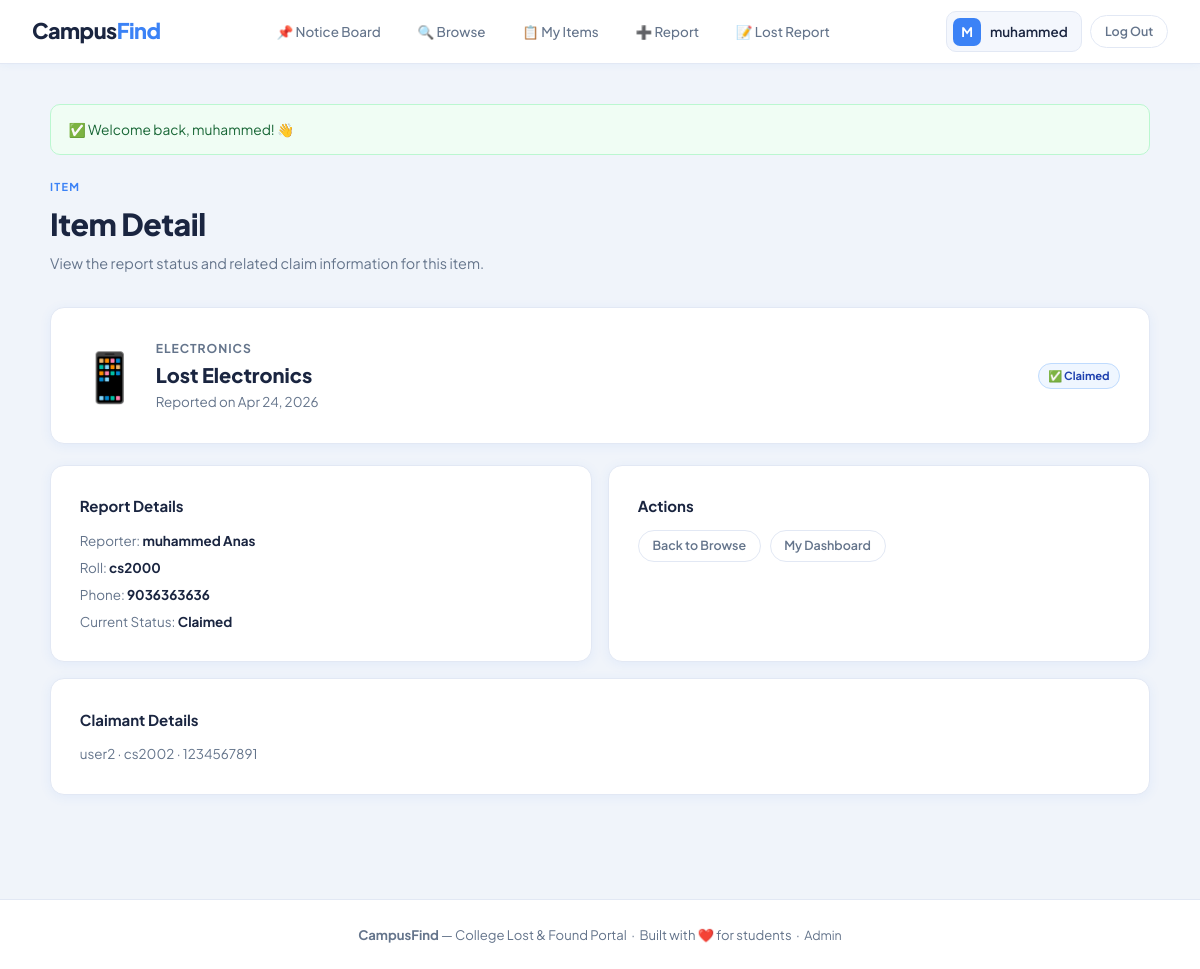
Page /pages/item-detail.php?id=1 (signed in) on the committed database.
### tables this page shows
CREATE TABLE `users` (
  `id` int(11) NOT NULL,
  `name` varchar(100) NOT NULL,
  `email` varchar(100) NOT NULL,
  `phone` varchar(20) NOT NULL,
  `roll_number` varchar(20) NOT NULL,
  `department` varchar(50) NOT NULL,
  `password` varchar(255) NOT NULL,
  `joined_at` datetime DEFAULT current_timestamp()
);

CREATE TABLE `items` (
  `id` int(11) NOT NULL,
  `category` varchar(50) NOT NULL,
  `status` enum('lost','claimed','found') DEFAULT 'lost',
  `reported_by` int(11) NOT NULL,
  `claimed_by` int(11) DEFAULT NULL,
  `claim_pending` int(11) DEFAULT NULL,
  `created_at` datetime DEFAULT current_timestamp(),
  `updated_at` datetime DEFAULT current_timestamp() ON UPDATE current_timestamp()
);

### pages/item-detail.php (the view, shortened to what this page needs)
<?php
require_once __DIR__ . '/../includes/header.php';
$itemId = intval($_GET['id'] ?? 0);
$stmt = $pdo->prepare('
    SELECT i.*, u.name AS reporter_name, u.phone AS reporter_phone, u.roll_number AS reporter_roll
    FROM items i
    JOIN users u ON i.reported_by = u.id
    WHERE i.id = ?
');
$stmt->execute([$itemId]);
$item = $stmt->fetch();
$isOwner = intval($item['reported_by']) === intval($_SESSION['user_id']);
$isPendingClaimant = !empty($item['claim_pending']) && intval($item['claim_pending']) === intval($_SESSION['user_id']);
$claimant = null;
if (!empty($item['claimed_by'])) {
    $cStmt = $pdo->prepare('SELECT name, phone, roll_number FROM users WHERE id = ?');
    $cStmt->execute([$item['claimed_by']]);
    $claimant = $cStmt->fetch();
}
?>
<div class="page-hdr">
  <div class="page-tag">Item</div>
  <h1>Item Detail</h1>
  <p>View the report status and related claim information for this item.</p>
</div>
<div class="card" style="margin-bottom:1.3rem">
  <div style="display:flex;align-items:center;gap:1rem;flex-wrap:wrap">
    <div style="font-size:3rem"><?= getCategoryEmoji($item['category']) ?></div>
    <div>
      <div style="font-size:.76rem;letter-spacing:.08em;text-transform:uppercase;color:var(--muted);font-weight:700"><?= htmlspecialchars($item['category']) ?></div>
      <h2 style="font-size:1.25rem;font-weight:800">Lost <?= htmlspecialchars($item['category']) ?></h2>
      <div class="text-sm text-muted">Reported on <?= date('M j, Y', strtotime($item['created_at'])) ?></div>
    </div>
    <div style="margin-left:auto">
      <?php if ($item['status'] === 'lost'): ?>
        <span class="badge badge-lost">🔴 Lost</span>
      <?php elseif ($item['status'] === 'claimed'): ?>
        <span class="badge badge-claimed">✅ Claimed</span>
      <?php else: ?>
        <span class="badge badge-found">🟢 Found</span>
      <?php endif; ?>
    </div>
  </div>
</div>
<div style="display:grid;grid-template-columns:1fr 1fr;gap:1rem">
  <div class="card">
    <div style="font-weight:700;margin-bottom:.7rem">Report Details</div>
    <div class="text-sm text-muted" style="display:flex;flex-direction:column;gap:.35rem">
      <div>Reporter: <strong style="color:var(--text)"><?= htmlspecialchars($item['reporter_name']) ?></strong></div>
      <div>Roll: <strong style="color:var(--text)"><?= htmlspecialchars($item['reporter_roll']) ?></strong></div>
      <?php if ($isOwner || $isPendingClaimant || ($item['status'] === 'claimed' && $claimant && intval($item['claimed_by']) === intval($_SESSION['user_id']))): ?>
        <div>Phone: <strong style="color:var(--text)"><?= htmlspecialchars($item['reporter_phone']) ?></strong></div>
      <?php endif; ?>
      <div>Current Status: <strong style="color:var(--text)"><?= htmlspecialchars(ucfirst($item['status'])) ?></strong></div>
    </div>
  </div>
  <div class="card">
    <div style="font-weight:700;margin-bottom:.7rem">Actions</div>
    <div style="display:flex;gap:.55rem;flex-wrap:wrap">
      <a href="/campusfind/pages/home.php" class="btn btn-ghost btn-sm">Back to Browse</a>
      <a href="/campusfind/pages/dashboard.php" class="btn btn-ghost btn-sm">My Dashboard</a>
    </div>
  </div>
</div>
<?php if ($claimant && $isOwner): ?>
  <div class="card" style="margin-top:1rem">
    <div style="font-weight:700;margin-bottom:.7rem">Claimant Details</div>
    <div class="text-sm text-muted">
      <?= htmlspecialchars($claimant['name']) ?> · <?= htmlspecialchars($claimant['roll_number']) ?> · <?= htmlspecialchars($claimant['phone']) ?>
    </div>
  </div>
<?php endif; ?>
<?php require_once __DIR__ . '/../includes/footer.php'; ?>

### includes/header.php (shortened to what this page needs)
<?php
require_once __DIR__ . '/../config/db.php';
$currentUser = null;
if (isLoggedIn()) {
    $stmt = $pdo->prepare('SELECT * FROM users WHERE id = ?');
    $stmt->execute([$_SESSION['user_id']]);
    $currentUser = $stmt->fetch();
}
$currentPage = basename($_SERVER['PHP_SELF']);
?>
<!DOCTYPE html>
<html lang="en">
<head>
  <link rel="stylesheet" href="/campusfind/assets/css/style.css"/>
</head>
<body>
<nav class="nav">
  <a href="/campusfind/pages/home.php" class="nav-logo">Campus<span>Find</span></a>
  <div class="nav-links">
    <?php if ($currentUser): ?>
      <a href="/campusfind/pages/notice-board.php" class="nav-link <?= $currentPage === 'notice-board.php' ? 'active' : '' ?>">📌 Notice Board</a>
      <a href="/campusfind/pages/home.php"      class="nav-link <?= $currentPage === 'home.php'      ? 'active' : '' ?>">🔍 Browse</a>
      <a href="/campusfind/pages/dashboard.php" class="nav-link <?= $currentPage === 'dashboard.php' ? 'active' : '' ?>">📋 My Items</a>
      <a href="/campusfind/items/report.php"    class="nav-link <?= $currentPage === 'report.php'    ? 'active' : '' ?>">➕ Report</a>
      <a href="/campusfind/items/report-lost.php" class="nav-link <?= $currentPage === 'report-lost.php' ? 'active' : '' ?>">📝 Lost Report</a>
    <?php endif; ?>
  </div>
  <?php if ($currentUser): ?>
  <div class="flex gap-sm" style="align-items:center">
    <div class="nav-user">
      <div class="nav-avatar"><?= strtoupper(substr($currentUser['name'], 0, 1)) ?></div>
      <span style="font-weight:600;font-size:.84rem"><?= htmlspecialchars(explode(' ', $currentUser['name'])[0]) ?></span>
    </div>
    <a href="/campusfind/auth/logout.php" class="btn btn-ghost btn-sm">Log Out</a>
  </div>
  <?php endif; ?>
</nav>
<div class="container page-wrap">

### assets/css/style.css (style rules this page uses)
:root { --bg: #F0F4FA; --surface: #FFFFFF; --surface2: #F4F7FD; --accent: #3B82F6; --accent2: #2563EB; --text: #1A2540; --muted: #64748B; --border: #E2E8F4; --green: #22C55E; --red: #EF4444; --yellow: #F59E0B; --purple: #8B5CF6; --shadow: 0 2px 12px rgba(59,130,246,0.08); --shadow-md:0 4px 24px rgba(59,130,246,0.12); --radius: 14px; }
*, *::before, *::after { box-sizing: border-box; margin: 0; padding: 0; }
body { font-family: 'Plus Jakarta Sans', sans-serif; background: var(--bg); color: var(--text); min-height: 100vh; font-size: 15px; line-height: 1.6; }
a { color: var(--accent); text-decoration: none; transition: color .2s; }
.nav { background: rgba(255,255,255,.96); backdrop-filter: blur(16px); border-bottom: 1px solid var(--border); box-shadow: 0 1px 8px rgba(59,130,246,.06); position: sticky; top: 0; z-index: 100; height: 64px; display: flex; align-items: center; justify-content: space-between; padding: 0 2rem; }
.nav-logo { font-weight: 800; font-size: 1.35rem; color: var(--text); letter-spacing: -.5px; }
.nav-logo span { color: var(--accent); }
.nav-links { display: flex; align-items: center; gap: .5rem; }
.nav-link { padding: .38rem .9rem; border-radius: 999px; font-size: .84rem; font-weight: 500; color: var(--muted); transition: all .2s; }
.nav-user { display: flex; align-items: center; gap: .55rem; background: var(--surface2); border: 1px solid var(--border); border-radius: 10px; padding: .32rem .85rem .32rem .4rem; font-size: .84rem; }
.nav-avatar { width: 28px; height: 28px; border-radius: 7px; background: var(--accent); color: #fff; font-weight: 700; font-size: .82rem; display: flex; align-items: center; justify-content: center; }
.container { max-width: 1100px; margin: 0 auto; padding: 0 1.5rem; }
.page-wrap { padding: 2.5rem 0; }
.page-hdr { margin-bottom: 2rem; }
.page-tag { font-size: .68rem; font-weight: 700; text-transform: uppercase; letter-spacing: .12em; color: var(--accent); margin-bottom: .3rem; }
.page-hdr h1 { font-size: 1.9rem; font-weight: 800; color: var(--text); letter-spacing: -.5px; margin-bottom: .25rem; }
.page-hdr p { color: var(--muted); font-size: .9rem; }
.card { background: var(--surface); border: 1.5px solid var(--border); border-radius: var(--radius); box-shadow: var(--shadow); padding: 1.8rem; }
.btn { display: inline-flex; align-items: center; justify-content: center; gap: .4rem; padding: .62rem 1.4rem; border-radius: 999px; font-family: 'Plus Jakarta Sans', sans-serif; font-size: .88rem; font-weight: 600; cursor: pointer; border: none; transition: all .2s; white-space: nowrap; }
.btn-ghost { background: none; border: 1.5px solid var(--border); color: var(--muted); }
.btn-sm { padding: .32rem .85rem; font-size: .78rem; }
.badge { display: inline-flex; align-items: center; gap: .22rem; padding: .2rem .6rem; border-radius: 999px; font-size: .7rem; font-weight: 700; }
.badge-claimed { background: #EFF6FF; color: #1E40AF; border: 1px solid #BFDBFE; }
.flex { display: flex; }
.gap-sm { gap: .5rem; }
.text-muted { color: var(--muted); }
.text-sm { font-size: .84rem; }

### rows in the picture
users: name "M", name "muhammed"
items: category "📱", category "ELECTRONICS", category "Electronics", created_at "Apr 24, 2026", reported_by.name "muhammed Anas", reported_by.roll_number "cs2000", reported_by.phone "9036363636", status "Claimed"
users: name "user2", roll_number "cs2002", phone "1234567891"

### other values in the picture
$icon "✅"
$msg "Welcome back, muhammed! 👋"
